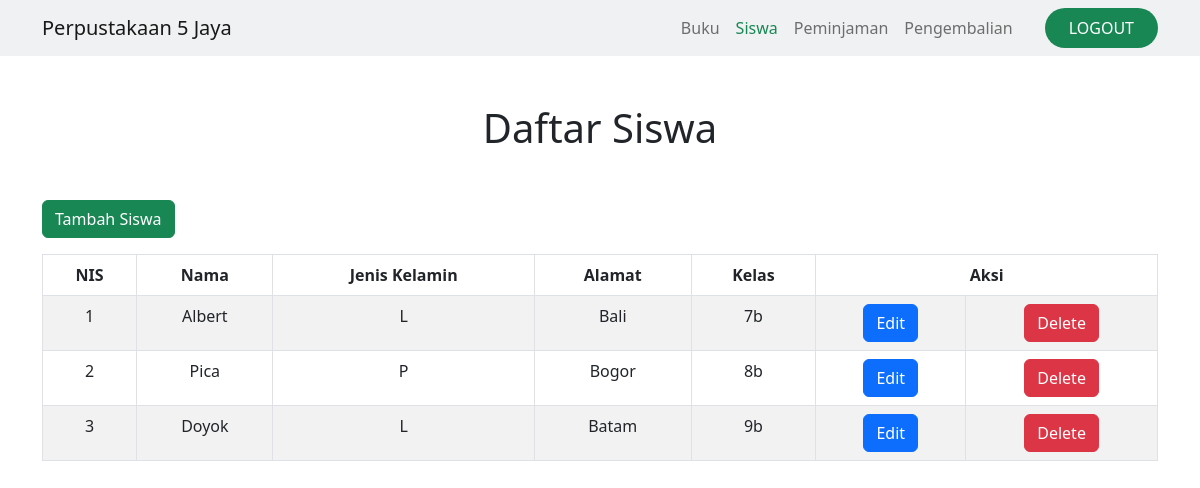
Screenshot of /admin_siswa.php with the database file from the repository.
### tables this page shows
CREATE TABLE `siswa` (
  `nis` int(11) NOT NULL,
  `nama` varchar(255) NOT NULL,
  `jenis_kelamin` enum('L','P') NOT NULL,
  `alamat` varchar(255) NOT NULL,
  `id_kelas` int(11) NOT NULL
);

CREATE TABLE `kelas` (
  `id_kelas` int(11) NOT NULL,
  `nama_kelas` varchar(50) NOT NULL
);

### admin_siswa.php (the view, shortened to what this page needs)
<?php
include "config.php";
?>
<!doctype html>
<html lang="en">
  <head>
    <link href="https://cdn.jsdelivr.net/npm/bootstrap@5.2.1/dist/css/bootstrap.min.css" rel="stylesheet">
    <link rel="stylesheet" type="text/css" href="slick/slick/slick.css"/>
    <link rel="stylesheet" type="text/css" href="slick/slick/slick-theme.css"/>
    <link rel="stylesheet" type="text/css" href="WOW-master/css/libs/animate.css"/>
  </head>
  <body>
  <nav class="navbar navbar-expand-lg bg-secondary bg-opacity-10 py-2">
        <div class="container">
          <a class="navbar-brand" href="#"><i class="fa fa-coffee"></i>Perpustakaan 5 Jaya</a>
          <div class="collapse navbar-collapse " id="navbarSupportedContent">
            <ul class="navbar-nav ms-auto mb-2 mb-lg-0">
              <li class="nav-item">
                <a class="nav-link" aria-current="page" href="admin_home.php">Buku</a>
              </li>
              <li class="nav-item">
                <a class="nav-link  text-success" href="admin_siswa">Siswa</a>
              </li>
              <li class="nav-item">
                <a class="nav-link" href="admin_peminjaman.php">Peminjaman</a>
              </li>
              <li class="nav-item">
                <a class="nav-link" href="admin_pengembalian.php">Pengembalian</a>
              </li>
              <li class="nav-item">
                <a class="nav-link bg-success text-white rounded-pill ms-4 ps-4 pe-4" href="#">LOGOUT</a>
              </li>
            </ul>
          </div>
        </div>
      </nav>
      <div class="container mt-5 mb-5">
        <h1 class="text-center mb-5">Daftar Siswa</h1>
        <a href="create_siswa.php" class="btn btn-success mb-3">Tambah Siswa</a>
        <table class="table table-striped table-hover table-bordered text-center">
            <thead class="text-center">
                <tr>
                    <th>NIS</th>
                    <th>Nama</th>
                    <th>Jenis Kelamin</th>
                    <th>Alamat</th>
                    <th>Kelas</th>
                    <th colspan="2">Aksi</th>
                </tr>
            </thead>
            <tbody>
            <?php
                    $ambil = mysqli_query($config,
                    "SELECT s.nis, s.nama, s.jenis_kelamin, s.alamat,k.nama_kelas FROM siswa s JOIN kelas k ON s.id_kelas = k.id_kelas");
                    while ($data = mysqli_fetch_array($ambil)) {
                    ?>
                <tr>
                    <td><?= $data['nis'] ?></td>
                    <td><?= $data['nama'] ?></td>
                    <td><?= $data['jenis_kelamin'] ?></td>
                    <td><?= $data['alamat'] ?></td>
                    <td><?= $data['nama_kelas'] ?></td>
                    <td><a href="edit_siswa.php?nis=<?php echo $data['nis'];?>"><button class="btn btn-primary">Edit</button></a></td>
                    <td><a href="delete_siswa.php?nis=<?php echo $data['nis'];?>"><button class="btn btn-danger">Delete</button></a></td>
                </tr>
            <?php
        }
        ?>
            </tbody>
        </table>
      </div>
  </body>
</html>

### rows the page displays
siswa: nis "1", nama "Albert", jenis_kelamin "L", alamat "Bali", id_kelas.nama_kelas "7b"
siswa: nis "2", nama "Pica", jenis_kelamin "P", alamat "Bogor", id_kelas.nama_kelas "8b"
siswa: nis "3", nama "Doyok", jenis_kelamin "L", alamat "Batam", id_kelas.nama_kelas "9b"
